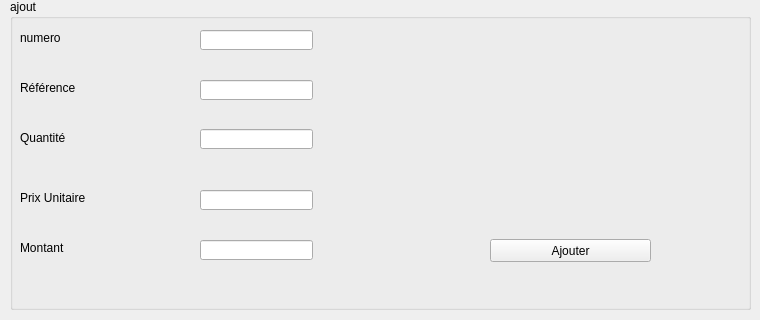
     <widget class="QWidget" name="tab_9">
      <attribute name="title">
       <string>Ajouter</string>
      </attribute>
      <widget class="QLineEdit" name="numero">
       <property name="geometry">
        <rect>
         <x>200</x>
         <y>30</y>
         <width>113</width>
         <height>20</height>
        </rect>
       </property>
       <property name="text">
        <string/>
       </property>
      </widget>
      <widget class="QLineEdit" name="ref">
       <property name="geometry">
        <rect>
         <x>200</x>
         <y>80</y>
         <width>113</width>
         <height>20</height>
        </rect>
       </property>
       <property name="text">
        <string/>
       </property>
      </widget>
      <widget class="QLineEdit" name="prixUnitaire">
       <property name="geometry">
        <rect>
         <x>200</x>
         <y>190</y>
         <width>113</width>
         <height>20</height>
        </rect>
       </property>
       <property name="text">
        <string/>
       </property>
      </widget>
      <widget class="QLineEdit" name="montant">
       <property name="geometry">
        <rect>
         <x>200</x>
         <y>240</y>
         <width>113</width>
         <height>20</height>
        </rect>
       </property>
       <property name="text">
        <string/>
       </property>
      </widget>
      <widget class="QLabel" name="label">
       <property name="geometry">
        <rect>
         <x>20</x>
         <y>30</y>
         <width>81</width>
         <height>16</height>
        </rect>
       </property>
       <property name="text">
        <string>numero</string>
       </property>
      </widget>
      <widget class="QLabel" name="label_2">
       <property name="geometry">
        <rect>
         <x>20</x>
         <y>80</y>
         <width>61</width>
         <height>16</height>
        </rect>
       </property>
       <property name="text">
        <string>Référence </string>
       </property>
      </widget>
      <widget class="QLabel" name="label_3">
       <property name="geometry">
        <rect>
         <x>20</x>
         <y>130</y>
         <width>71</width>
         <height>16</height>
        </rect>
       </property>
       <property name="text">
        <string>Quantité</string>
       </property>
      </widget>
      <widget class="QLabel" name="label_4">
       <property name="geometry">
        <rect>
         <x>20</x>
         <y>190</y>
         <width>71</width>
         <height>16</height>
        </rect>
       </property>
       <property name="text">
        <string>Prix Unitaire</string>
       </property>
      </widget>
      <widget class="QLabel" name="label_18">
       <property name="geometry">
        <rect>
         <x>20</x>
         <y>240</y>
         <width>61</width>
         <height>16</height>
        </rect>
       </property>
       <property name="text">
        <string>Montant</string>
       </property>
      </widget>
      <widget class="QGroupBox" name="groupBox_4">
       <property name="geometry">
        <rect>
         <x>10</x>
         <y>-1</y>
         <width>741</width>
         <height>311</height>
        </rect>
       </property>
       <property name="title">
        <string>ajout</string>
       </property>
       <widget class="QLineEdit" name="qte">
        <property name="geometry">
         <rect>
          <x>190</x>
          <y>130</y>
          <width>113</width>
          <height>20</height>
         </rect>
        </property>
       </widget>
       <widget class="QPushButton" name="pushButton">
        <property name="geometry">
         <rect>
          <x>480</x>
          <y>240</y>
          <width>161</width>
          <height>23</height>
         </rect>
        </property>
        <property name="text">
         <string>Ajouter</string>
        </property>
       </widget>
      </widget>
      <zorder>groupBox_4</zorder>
      <zorder>numero</zorder>
      <zorder>ref</zorder>
      <zorder>prixUnitaire</zorder>
      <zorder>montant</zorder>
      <zorder>label</zorder>
      <zorder>label_2</zorder>
      <zorder>label_3</zorder>
      <zorder>label_4</zorder>
      <zorder>label_18</zorder>
     </widget>
